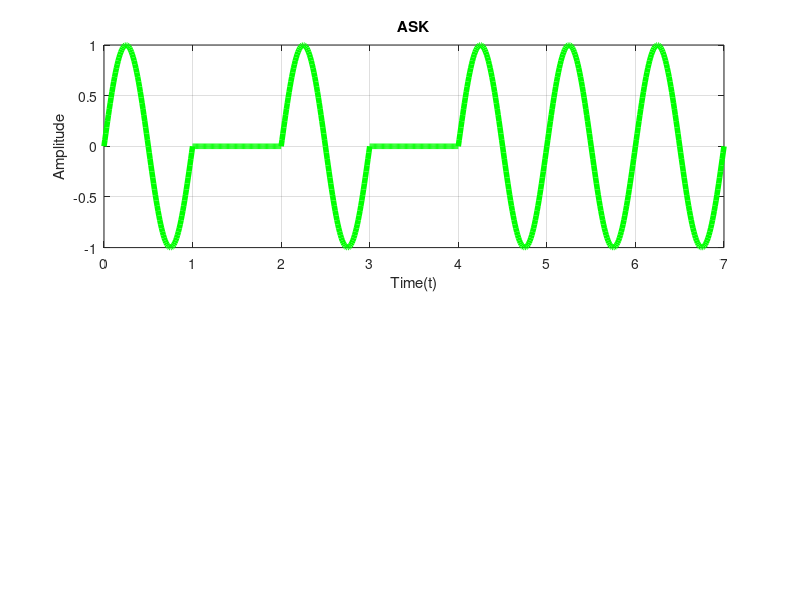

MATLAB code for this plot:
clear all;
close all;
f=1;
fs=100;
t=0:1/fs:1
bit=[ 1 0 1 0 1 1 1];
time=[];
ask_signal=[];
for i=1:1:length(bit)
    ask_signal=[ask_signal (bit(i)==0)*zeros(1,length(t))+ (bit(i)==1)*sin(2*pi*f*t)];
    time=[time t];
    t=t+1;
end
subplot(2,1,1);
plot(time,ask_signal,'g','linewidth',4);
axis([0 time(end) -1 1]);
xlabel('Time(t)');
title('ASK')
ylabel('Amplitude');
grid on;